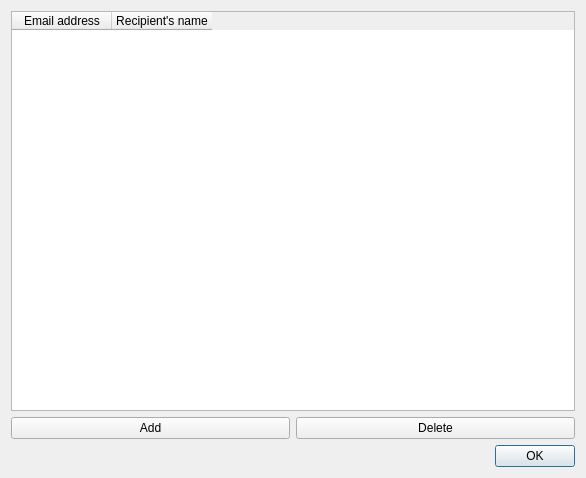
<?xml version="1.0" encoding="UTF-8"?>
<ui version="4.0">
 <class>dialog_email_list</class>
 <widget class="QDialog" name="dialog_email_list">
  <property name="geometry">
   <rect>
    <x>0</x>
    <y>0</y>
    <width>586</width>
    <height>478</height>
   </rect>
  </property>
  <property name="windowTitle">
   <string>Dialog</string>
  </property>
  <layout class="QVBoxLayout" name="verticalLayout">
   <item>
    <widget class="QTableWidget" name="tableWidget">
     <column>
      <property name="text">
       <string>Email address</string>
      </property>
     </column>
     <column>
      <property name="text">
       <string>Recipient's name</string>
      </property>
     </column>
    </widget>
   </item>
   <item>
    <layout class="QHBoxLayout" name="horizontalLayout">
     <item>
      <widget class="QPushButton" name="pushButtonAdd">
       <property name="text">
        <string>Add</string>
       </property>
      </widget>
     </item>
     <item>
      <widget class="QPushButton" name="pushButtonDelete">
       <property name="text">
        <string>Delete</string>
       </property>
      </widget>
     </item>
    </layout>
   </item>
   <item>
    <widget class="QDialogButtonBox" name="buttonBox">
     <property name="orientation">
      <enum>Qt::Horizontal</enum>
     </property>
     <property name="standardButtons">
      <set>QDialogButtonBox::Ok</set>
     </property>
    </widget>
   </item>
  </layout>
 </widget>
 <resources/>
 <connections>
  <connection>
   <sender>buttonBox</sender>
   <signal>accepted()</signal>
   <receiver>dialog_email_list</receiver>
   <slot>accept()</slot>
   <hints>
    <hint type="sourcelabel">
     <x>248</x>
     <y>254</y>
    </hint>
    <hint type="destinationlabel">
     <x>157</x>
     <y>274</y>
    </hint>
   </hints>
  </connection>
  <connection>
   <sender>buttonBox</sender>
   <signal>rejected()</signal>
   <receiver>dialog_email_list</receiver>
   <slot>reject()</slot>
   <hints>
    <hint type="sourcelabel">
     <x>316</x>
     <y>260</y>
    </hint>
    <hint type="destinationlabel">
     <x>286</x>
     <y>274</y>
    </hint>
   </hints>
  </connection>
 </connections>
</ui>
